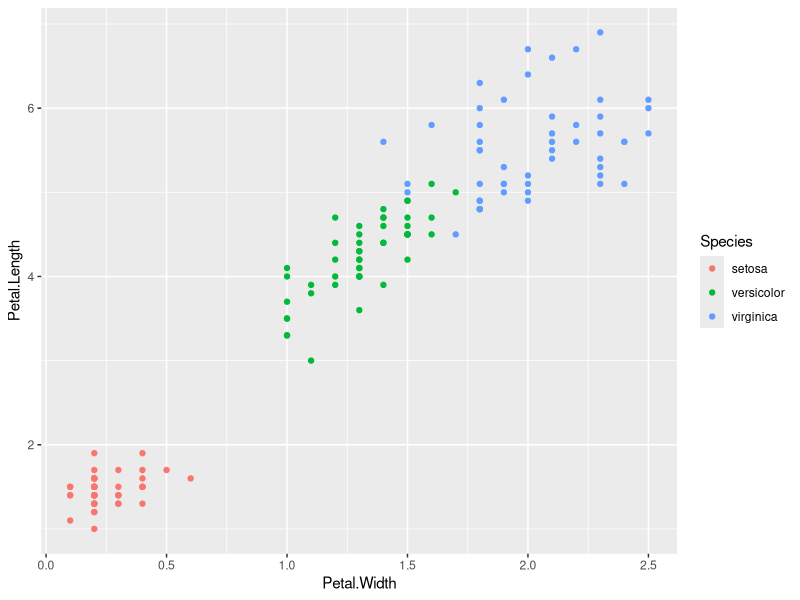
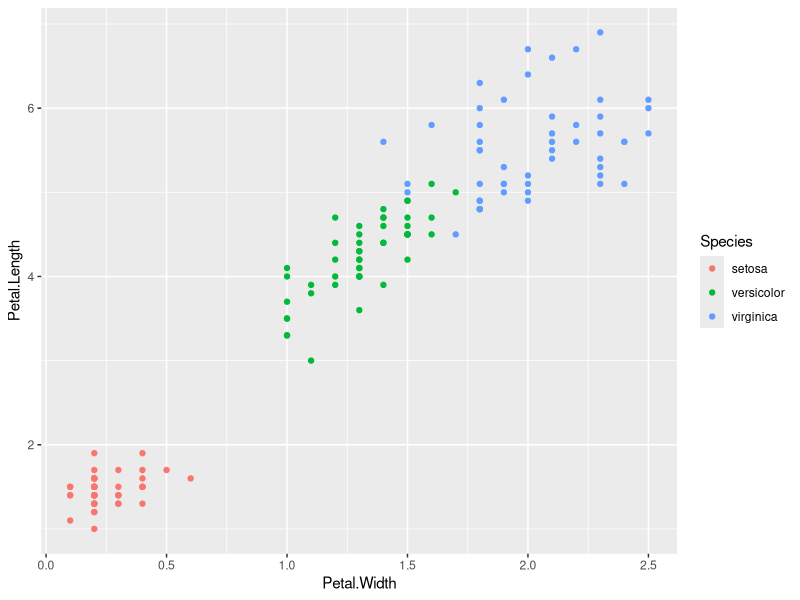
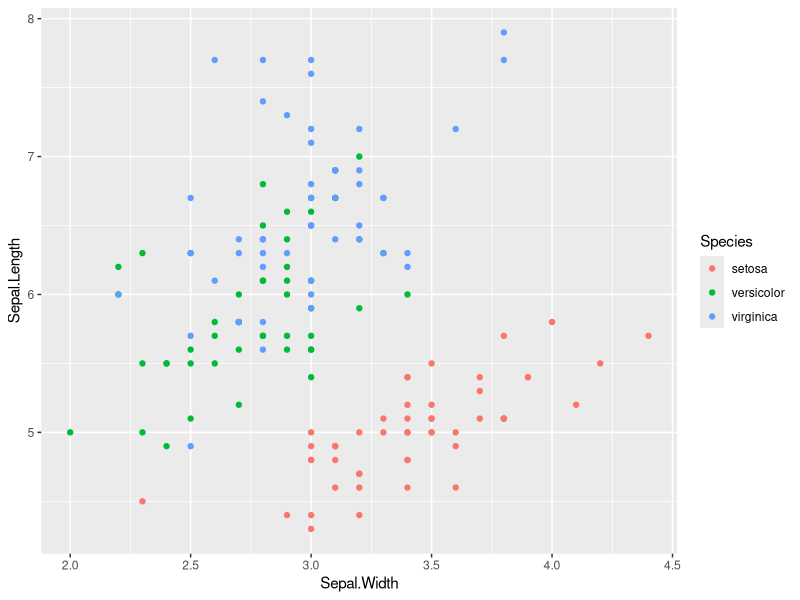
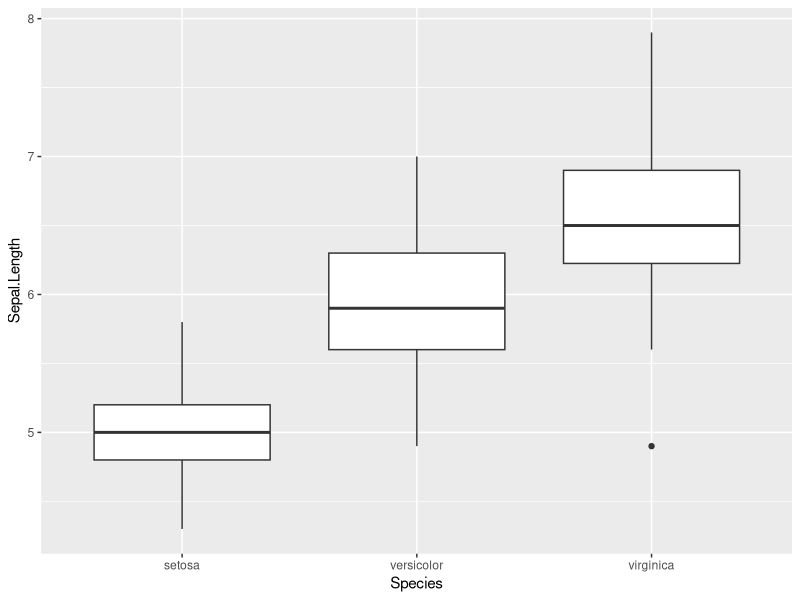
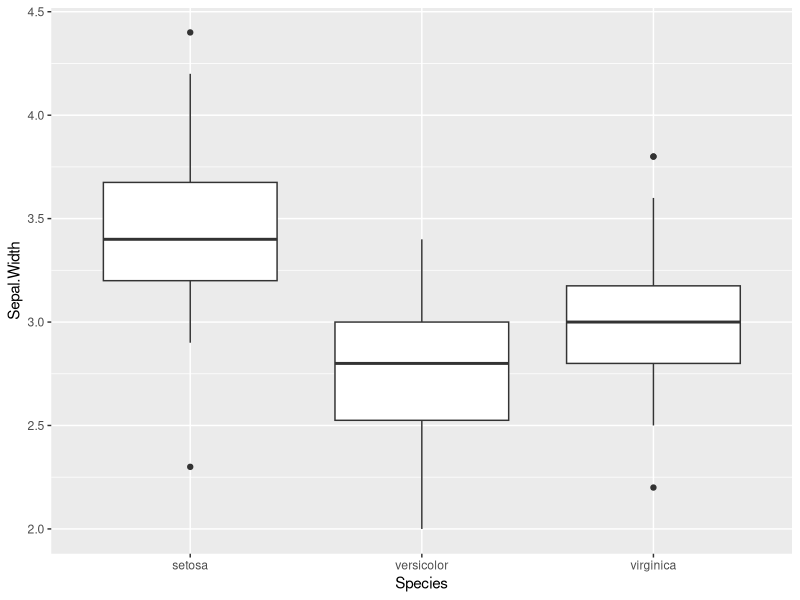
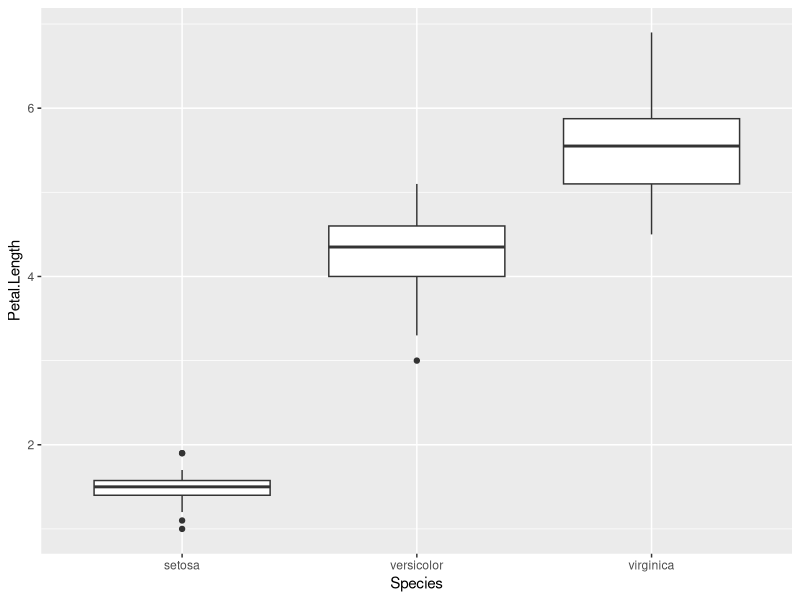
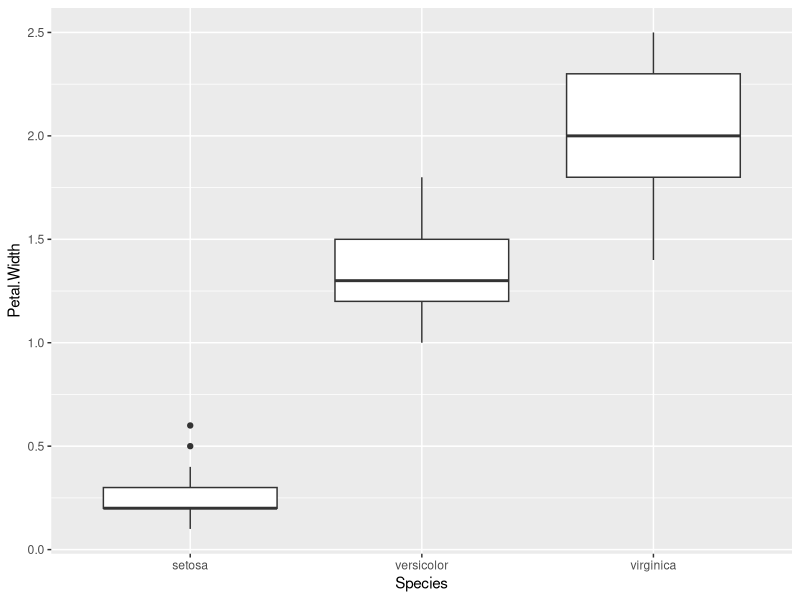

Write the R code that produced these figures, in order.
# -----
# kNN(k-Nearest Neighbor, k-최근접이웃) 알고리즘을 사용한 Iris(붓꽃) 품종 분류

# 필요한 라이브러리 설치 & 로딩
# install.packages('class')  # classification(분류)
# install.packages('gmodels')  # 혼동(오차) 행렬
library(tidyverse)
library(class)
library(gmodels)
search()

# 1. -----
# 데이터 셋 준비(datasets::iris 데이터 셋 복사)
?datasets::iris
iris <- as.data.frame(datasets::iris)
head(iris)
tail(iris)
str(iris)

# 2. -----
# 데이터 셋 탐색, 가공(전처리)
# iris 품종(species)의 분포
table(iris$Species)
iris %>% count(Species)

# 데이터 프레임에서 인덱스(row와 column의 위치)로 원소를 선택
iris[1, 1]
iris[1, 2]
iris[1, 3]
iris[1, 4]
iris[1, 5]
iris[1,]  # iris 데이터 프레임의 첫번째 row의 모든 column 데이터
iris[1:5,]  # iris 데이터 프레임의 1 ~ 5 row의 모든 column 데이터
iris[, 1:2]  # iris 데이터 프레임의 1 ~ 2 column의 모든 row 데이터

# Petal.Length(꽃잎 길이) ~ Petal.Width(꽃잎 너비) 산점도 그래프.
# 점의 색깔은 Species에 따라서 다르게 시각화.
ggplot(data = iris) +
  geom_point(mapping = aes(x = Petal.Width, y = Petal.Length, color = Species))

qplot(data = iris, x = Petal.Width, y = Petal.Length, color = Species)

# Sepal.Length(꽃받침 길이) ~ Sepal.Width(꽃받침 너비) 산점도 그래프.
# Species(품종)에 따라서 점의 색깔을 다르게 시각화.
qplot(data = iris, x = Sepal.Width, y = Sepal.Length, color = Species)

# Species(품종)별 4개 특성(S.L, S.W., P.L., P.W.)의 분포를 시각화.
ggplot(data = iris) +
  geom_boxplot(mapping = aes(x = Species, y = Sepal.Length))

ggplot(data = iris) +
  geom_boxplot(mapping = aes(x = Species, y = Sepal.Width))

ggplot(data = iris) +
  geom_boxplot(mapping = aes(x = Species, y = Petal.Length))

ggplot(data = iris) +
  geom_boxplot(mapping = aes(x = Species, y = Petal.Width))
